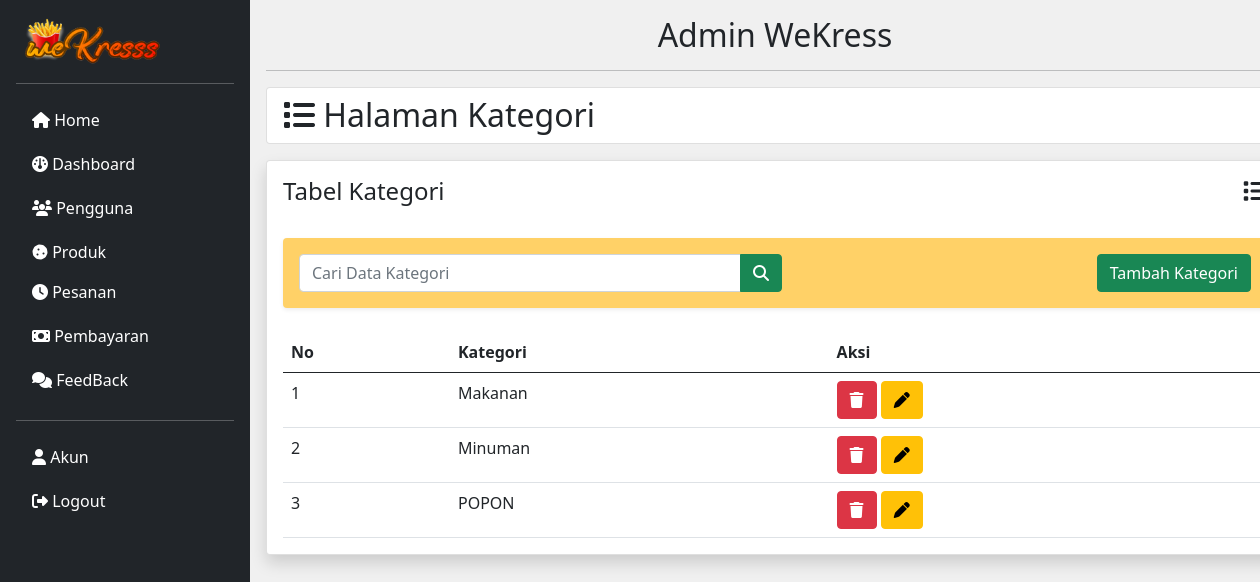
The page /Admin/kategori.php (signed in) on the database its author committed.
### tables this page shows
CREATE TABLE `kategori` (
  `id_kategori` int(11) NOT NULL,
  `nama_kategori` varchar(225) NOT NULL
);

### Admin/kategori.php (the view, shortened to what this page needs)
<?php
include '../source/koneksi.php';
$search = isset($_GET['search']) ? mysqli_real_escape_string($koneksi, $_GET['search']) : '';
$sql = "SELECT * FROM kategori";
$result = mysqli_query($koneksi, $sql);
?>
<!doctype html>
<html lang="en">
  <head>
    <link href="https://cdn.jsdelivr.net/npm/bootstrap@5.0.2/dist/css/bootstrap.min.css" rel="stylesheet">
    <link rel="stylesheet" href="https://cdnjs.cloudflare.com/ajax/libs/font-awesome/6.6.0/css/all.min.css">
  </head>
  <body>
    <div class="d-flex flex-column flex-lg-row">
      <div class="col-lg-2 bg-dark text-white p-3" id="sidebar">
        <span class="fs-4"><img src="../images/wekress.png" width="150"></span>
        <?php include 'sidebar.php'; ?>
      </div>
      <div class="col-lg-10 p-3" id="content">
        <h2 class="text-center">Admin WeKress</h2>
        <hr>
        <div class="card mb-3">
          <h2 class="ms-3 my-2"><i class="fa-solid fa-list"></i> Halaman Kategori</h2>
        </div>
        <div class="card shadow box-area">
        <div class="text-center mb-3 mt-3 d-flex">
          <h4 class="ms-3">Tabel Kategori</h4>
          <h4 class="ms-auto"><i class="fa-solid fa-list"></i></h4>
        </div>
          <div class="d-flex align-items-center ms-3 me-3 p-3 my-2 text-white rounded shadow-sm" style="background: #ffd167;">
            <div class="row g-3 me-auto">
              <div class="col-auto">
                <form action="" method="get">
                  <div class="input-group">
                    <input type="search" name="search" class="form-control" placeholder="Cari Data Kategori" size="40" value="<?php echo htmlspecialchars($search); ?>">
                    <button class="btn btn-success" type="submit" data-bs-toggle="tooltip" title="Search"><i class="fa-solid fa-magnifying-glass"></i></button>
                  </div>
                </form>
              </div>
            </div>
            <div class="ms-auto">
              <button type="button" class="btn btn-success" data-bs-toggle="modal" data-bs-target="#exampleModal">
                Tambah Kategori
              </button>
            </div>
          </div>
          <div class="mt-3 ms-3 me-3">
            <div class="table-responsive">
              <table class="table table-hover">
                <thead>
                  <tr>
                       <th>No</th>
                       <th>Kategori</th>
                       <th>Aksi</th>
                  </tr>
                </thead>
                <tbody>
                <?php
                $no = 1;
                while ($row = mysqli_fetch_assoc($result)) {
                ?>
                  <tr>
                    <td><?php echo $no++ ?></td>
                    <td><?php echo $row['nama_kategori'] ?></td>
                    <td>
                      <a href="#" class="btn btn-danger delete-button" data-url="../source/proses_hapus_kategori.php?id_kategori=<?php echo $row['id_kategori'] ?>"><i class="fa fa-trash"></i></a>
                      <button type="button" class="btn btn-warning" data-bs-toggle="modal" data-bs-target="#Modal<?php echo $row['id_kategori'] ?>"><i class="fa-solid fa-pen"></i></button>
                    </td>
                  </tr>
                  <?php } ?>
                </tbody>
              </table>
            </div>
          </div>
        </div>
      </div>
    </div>
  </body>
</html>

### Admin/kategori.php (style rules this page uses)
body { background: #f0f0f0; }

### Admin/sidebar.php (style rules this page uses)
body { background: #f0f0f0; }
#sidebar { position: fixed; min-width: 250px; max-width: 250px; height: 100vh; background-color: #343a40; color: white; transition: margin 0.3s; }
#content { margin-left: 250px; padding: 20px; }

### rows shown on the page
kategori: nama_kategori "Makanan"
kategori: nama_kategori "Minuman"
kategori: nama_kategori "POPON"
